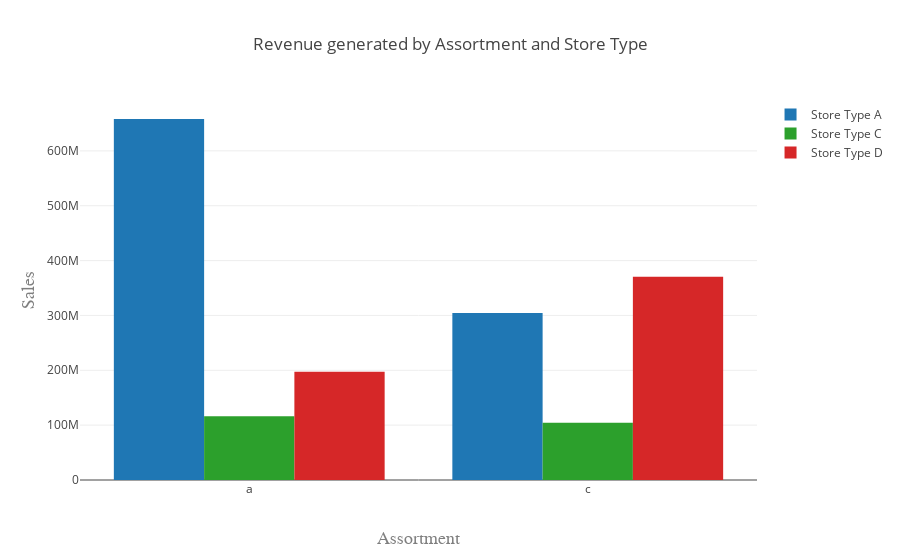

Notebook source saved alongside this figure:
### Markdown cell above
What if we cross the information, and find out how each assortment are sold in each storetype?  It's interesting to see that the assortment 'a' is better sold in the store type 'A', and that the assortment 'C' is better sold in the store type D. To finish it's the assortments are sold equaly in the store type C.

### Code cell
salesassortment= mergedtable[['StoreType','Assortment', 'Sales']]
salesassortment= salesassortment.groupby(['StoreType','Assortment']).sum().sort_values(by='Sales',ascending=False)
salesassortment= salesassortment.reset_index()

a = salesassortment[salesassortment['StoreType']=='a']
b = salesassortment[salesassortment['StoreType']=='b']
c = salesassortment[salesassortment['StoreType']=='c']
d = salesassortment[salesassortment['StoreType']=='d']


trace1 = go.Bar(
    x=a['Assortment'],
    y=a['Sales'],
    name='Store Type A'
)
trace2 = go.Bar(
    x=b['Assortment'],
    y=b['Sales'],
    name='Store Type B'
)

trace3 = go.Bar(
    x=c['Assortment'],
    y=c['Sales'],
    name='Store Type C'
)

trace4 = go.Bar(
    x=d['Assortment'],
    y=d['Sales'],
    name='Store Type D'
)

data = [trace1, trace2, trace3, trace4]

layout = go.Layout(
    title='Revenue generated by Assortment and Store Type',
    barmode='group',
    xaxis=dict(
        title='Assortment',
        titlefont=dict(
            family='Courier New, monospace',
            size=18,
            color='#7f7f7f'
        )
    ),
    yaxis=dict(
        title='Sales',
        autorange = True,
        titlefont=dict(
            family='Courier New, monospace',
            size=18,
            color='#7f7f7f'
        )
    )
)

fig = go.Figure(data=data, layout=layout)
iplot(fig, filename='grouped-bar')

### Figure 1 — Plotly figure (JSON) as saved in the notebook; plotly's stock layout.template omitted (floating-point values rounded to 4 significant figures)
{"data": [{"name": "Store Type A", "type": "bar", "x": ["a", "c"], "y": [658101339, 304343798]}, {"name": "Store Type B", "type": "bar", "x": [], "y": []}, {"name": "Store Type C", "type": "bar", "x": ["a", "c"], "y": [116317788, 104428830]}, {"name": "Store Type D", "type": "bar", "x": ["c", "a"], "y": [370421061, 197415324]}], "layout": {"barmode": "group", "title": "Revenue generated by Assortment and Store Type", "xaxis": {"title": "Assortment", "titlefont": {"color": "#7f7f7f", "family": "Courier New, monospace", "size": 18}}, "yaxis": {"autorange": true, "title": "Sales", "titlefont": {"color": "#7f7f7f", "family": "Courier New, monospace", "size": 18}}}}
